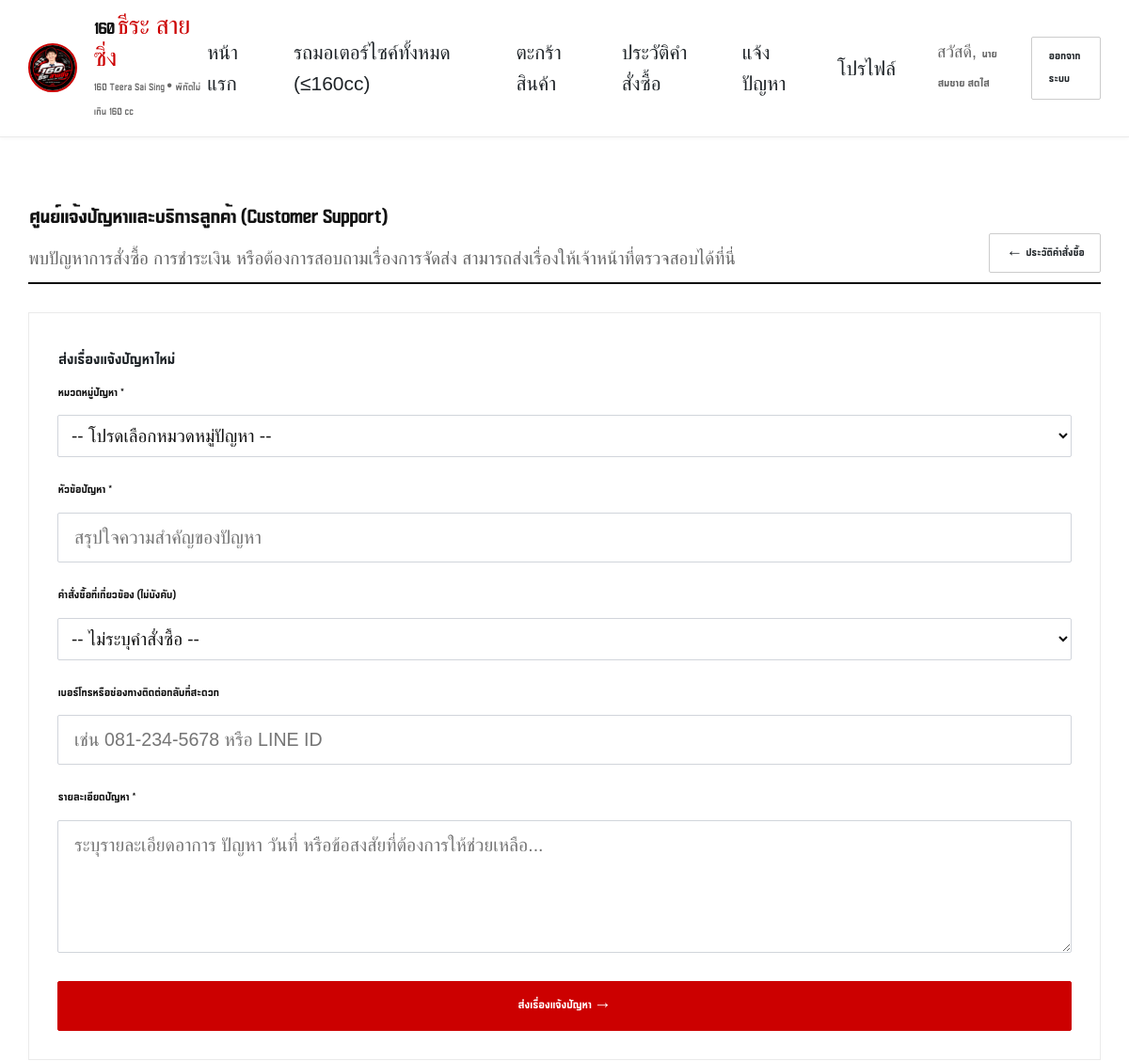
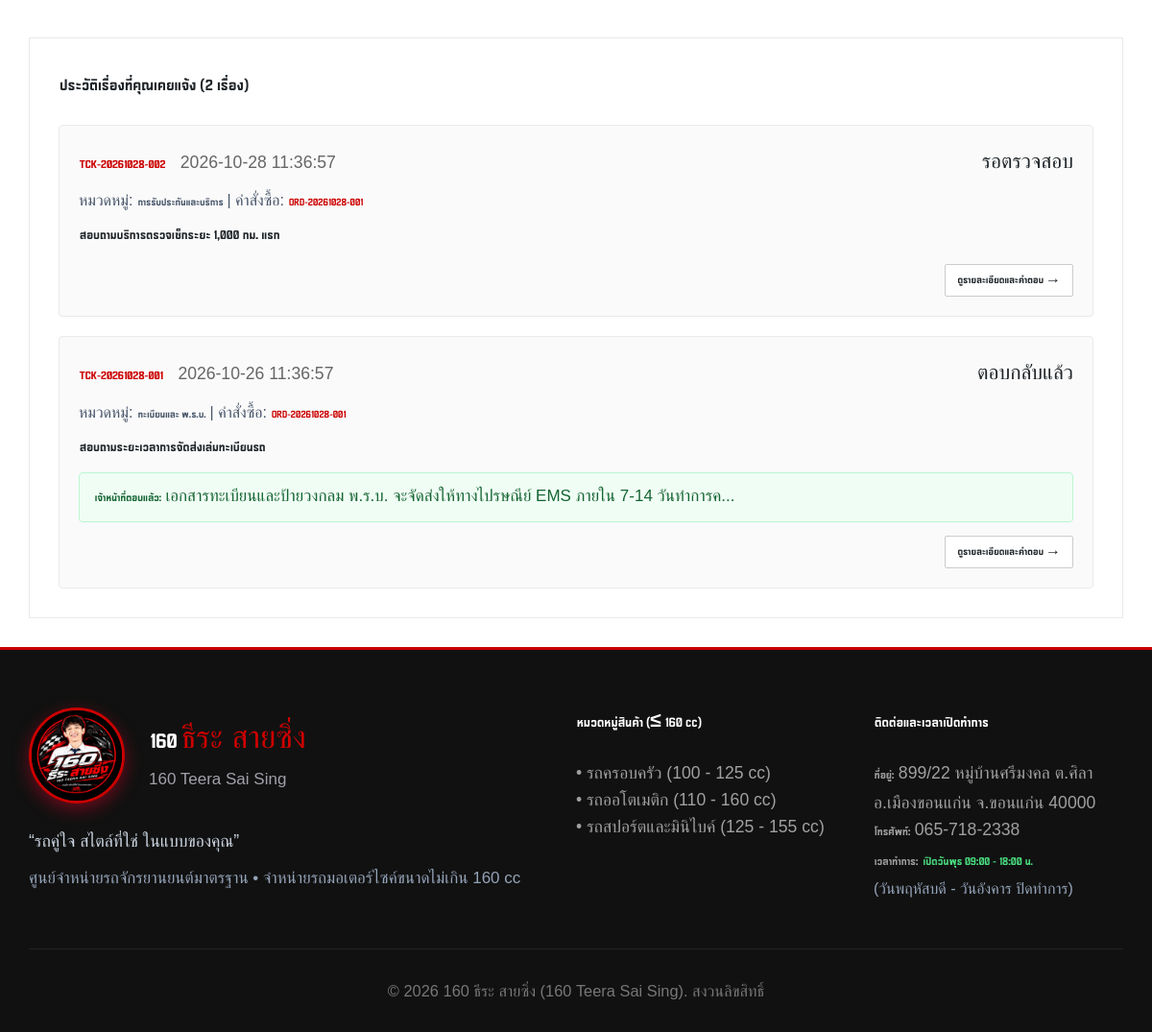
Page /tickets (signed in) on the committed database (2 pictures, top to bottom).
### tables this page shows
CREATE TABLE users (
        id INTEGER PRIMARY KEY AUTOINCREMENT,
        name TEXT NOT NULL,
        email TEXT NOT NULL UNIQUE,
        password_hash TEXT NOT NULL,
        role TEXT NOT NULL DEFAULT 'customer', -- 'admin' หรือ 'customer'
        phone TEXT,
        address TEXT,
        created_at TIMESTAMP DEFAULT CURRENT_TIMESTAMP
    , avatar TEXT, is_banned INTEGER DEFAULT 0, banned_at TIMESTAMP, banned_reason TEXT);

CREATE TABLE support_tickets (
        id INTEGER PRIMARY KEY AUTOINCREMENT,
        ticket_code TEXT NOT NULL UNIQUE,
        user_id INTEGER NOT NULL,
        category TEXT NOT NULL,
        subject TEXT NOT NULL,
        details TEXT NOT NULL,
        order_id INTEGER,
        contact_info TEXT,
        status TEXT NOT NULL DEFAULT 'รอตรวจสอบ',
        admin_reply TEXT,
        replied_by INTEGER,
        replied_at TIMESTAMP,
        created_at TIMESTAMP DEFAULT CURRENT_TIMESTAMP,
        updated_at TIMESTAMP DEFAULT CURRENT_TIMESTAMP,
        FOREIGN KEY (user_id) REFERENCES users(id)
    );

CREATE TABLE orders (
        id INTEGER PRIMARY KEY AUTOINCREMENT,
        order_number TEXT NOT NULL UNIQUE,
        user_id INTEGER NOT NULL,
        customer_name TEXT NOT NULL,
        customer_phone TEXT NOT NULL,
        customer_address TEXT NOT NULL,
        total_amount REAL NOT NULL,
        status TEXT NOT NULL DEFAULT 'รอชำระเงิน',
        created_at TIMESTAMP DEFAULT CURRENT_TIMESTAMP,
        updated_at TIMESTAMP DEFAULT CURRENT_TIMESTAMP, is_archived INTEGER DEFAULT 0, subtotal REAL DEFAULT 0.0, discount REAL DEFAULT 0.0, vat_rate REAL DEFAULT 0.07, vat_amount REAL DEFAULT 0.0, shipping_method TEXT DEFAULT 'pickup', shipping_fee REAL DEFAULT 0.0, is_shipping_estimated INTEGER DEFAULT 0, delivery_notes TEXT, is_restocked INTEGER DEFAULT 0,
        FOREIGN KEY (user_id) REFERENCES users(id)
    );

### routes/customer.py (the view, shortened to what this page needs)
@customer_bp.route('/tickets', methods=['GET', 'POST'])
@login_required
def tickets():
    conn = get_db_connection()
    my_tickets = conn.execute("""
        SELECT t.*, o.order_number
        FROM support_tickets t
        LEFT JOIN orders o ON t.order_id = o.id
        WHERE t.user_id = ?
        ORDER BY t.id DESC
    """, (session['user_id'],)).fetchall()
    my_orders = conn.execute("SELECT id, order_number FROM orders WHERE user_id = ? ORDER BY id DESC", (session['user_id'],)).fetchall()
    conn.close()
    return render_template('customer_tickets.html', tickets=my_tickets, orders=my_orders)

### app.py (called while the page is built)
@app.template_filter('thai_date')
def thai_date_filter(date_str):
    if not date_str:
        return '-'
    try:
        return str(date_str)[:19]
    except Exception:
        return str(date_str)

### database.py (called while the page is built)
def get_db_connection():
    os.makedirs(INSTANCE_DIR, exist_ok=True)
    conn = sqlite3.connect(DB_PATH)
    conn.row_factory = sqlite3.Row
    conn.execute("PRAGMA foreign_keys = ON;")
    return conn

### routes/auth.py (called while the page is built)
def login_required(f):
    @wraps(f)
    def decorated_function(*args, **kwargs):
        if 'user_id' not in session:
            flash('กรุณาเข้าสู่ระบบก่อนทำรายการ', 'warning')
            return redirect(url_for('auth.login', next=request.url))
        conn = get_db_connection()
        user = conn.execute("SELECT is_banned, banned_reason FROM users WHERE id = ?", (session['user_id'],)).fetchone()
        conn.close()
        if user and user['is_banned']:
            session.clear()
            reason = user['banned_reason'] or 'บัญชีของท่านถูกระงับการใช้งาน กรุณาติดต่อผู้ดูแลระบบ'
            flash(f'บัญชีของคุณถูกระงับการใช้งาน: {reason}', 'danger')
            return redirect(url_for('auth.login'))
        return f(*args, **kwargs)
    return decorated_function

### templates/customer_tickets.html (shortened to what this page needs)
{% extends 'base.html' %}
{% block content %}
  <div class="section-header">
    <div>
      <h2>ศูนย์แจ้งปัญหาและบริการลูกค้า (Customer Support)</h2>
      <p style="color: var(--text-muted); font-size: 0.95rem;">
        พบปัญหาการสั่งซื้อ การชำระเงิน หรือต้องการสอบถามเรื่องการจัดส่ง สามารถส่งเรื่องให้เจ้าหน้าที่ตรวจสอบได้ที่นี่
      </p>
    </div>
    <a href="{{ url_for('customer.orders') }}" class="btn btn-outline btn-sm">
      &larr; ประวัติคำสั่งซื้อ
    </a>
  </div>
  <div class="cart-layout">
    <div>
      <div class="summary-card" style="margin-bottom: 2rem;">
        <h3>ส่งเรื่องแจ้งปัญหาใหม่</h3>
        <form action="{{ url_for('customer.tickets') }}" method="POST">
          <div class="form-group" style="margin-bottom: 1rem;">
            <label for="category" style="font-weight: 700;">หมวดหมู่ปัญหา *</label>
            <select name="category" id="category" class="form-control" required style="font-size: 0.95rem; padding: 0.5rem;">
              <option value="">-- โปรดเลือกหมวดหมู่ปัญหา --</option>
            </select>
          </div>
          <div class="form-group" style="margin-bottom: 1rem;">
            <label for="subject" style="font-weight: 700;">หัวข้อปัญหา *</label>
            <input type="text" name="subject" id="subject" class="form-control" placeholder="สรุปใจความสำคัญของปัญหา" required>
          </div>
          <div class="form-group" style="margin-bottom: 1rem;">
            <label for="order_number" style="font-weight: 700;">คำสั่งซื้อที่เกี่ยวข้อง (ไม่บังคับ)</label>
            <select name="order_number" id="order_number" class="form-control" style="font-size: 0.95rem; padding: 0.5rem;">
              <option value="">-- ไม่ระบุคำสั่งซื้อ --</option>
            </select>
          </div>
          <div class="form-group" style="margin-bottom: 1rem;">
            <label for="contact_info" style="font-weight: 700;">เบอร์โทรหรือช่องทางติดต่อกลับที่สะดวก</label>
            <input type="text" name="contact_info" id="contact_info" class="form-control" placeholder="เช่น 081-234-5678 หรือ LINE ID">
          </div>
          <div class="form-group" style="margin-bottom: 1.5rem;">
            <label for="details" style="font-weight: 700;">รายละเอียดปัญหา *</label>
            <textarea name="details" id="details" class="form-control" rows="4" placeholder="ระบุรายละเอียดอาการ ปัญหา วันที่ หรือข้อสงสัยที่ต้องการให้ช่วยเหลือ..." required></textarea>
          </div>
          <button type="submit" class="btn btn-primary" style="width: 100%;">
            ส่งเรื่องแจ้งปัญหา &rarr;
          </button>
        </form>
      </div>
    </div>
    <div>
      <div class="summary-card">
        <h3>ประวัติเรื่องที่คุณเคยแจ้ง ({{ tickets|length }} เรื่อง)</h3>
        {% if tickets %}
          <div style="display: flex; flex-direction: column; gap: 1rem; margin-top: 1rem;">
            {% for t in tickets %}
              <div style="border: 1px solid var(--border-light); border-radius: var(--radius-sm); padding: 1rem; background: #fafafa;">
                <div style="display: flex; justify-content: space-between; align-items: flex-start; margin-bottom: 0.5rem; flex-wrap: wrap; gap: 0.5rem;">
                  <div>
                    <span style="font-weight: 800; color: var(--primary-red); font-size: 0.9rem;">{{ t.ticket_code }}</span>
                    <span style="font-size: 0.88rem; color: var(--text-muted); margin-left: 0.5rem;">{{ t.created_at|thai_date }}</span>
                  </div>
                  <div>
                    {% if t.status == 'รอตรวจสอบ' %}
                      <span class="badge-ticket badge-ticket-open">{{ t.status }}</span>
                    {% elif t.status == 'กำลังดำเนินการ' %}
                      <span class="badge-ticket badge-ticket-progress">{{ t.status }}</span>
                    {% elif t.status == 'ตอบกลับแล้ว' %}
                      <span class="badge-ticket badge-ticket-replied">{{ t.status }}</span>
                    {% else %}
                      <span class="badge-ticket badge-ticket-closed">{{ t.status }}</span>
                    {% endif %}
                  </div>
                </div>
                <div style="font-size: 0.8rem; color: #475569; margin-bottom: 0.25rem;">
                  หมวดหมู่: <strong>{{ t.category }}</strong>
                  {% if t.order_number %} | คำสั่งซื้อ: <strong style="color: var(--primary-red);">{{ t.order_number }}</strong>{% endif %}
                </div>
                <h4 style="font-size: 1rem; margin: 0 0 0.5rem 0; color: var(--dark-bg);">
                  <a href="{{ url_for('customer.ticket_detail', ticket_id=t.id) }}" style="color: inherit; text-decoration: none;">
                    {{ t.subject }}
                  </a>
                </h4>
                {% if t.admin_reply %}
                  <div style="background: #f0fdf4; border: 1px solid #bbf7d0; border-radius: 4px; padding: 0.5rem 0.75rem; font-size: 0.85rem; color: #166534; margin-bottom: 0.5rem;">
                    <strong>เจ้าหน้าที่ตอบแล้ว:</strong> {{ t.admin_reply[:80] }}{% if t.admin_reply|length > 80 %}...{% endif %}
                  </div>
                {% endif %}
                <div style="text-align: right;">
                  <a href="{{ url_for('customer.ticket_detail', ticket_id=t.id) }}" class="btn btn-outline btn-sm" style="font-size: 0.8rem; padding: 0.25rem 0.6rem;">
                    ดูรายละเอียดและคำตอบ &rarr;
                  </a>
                </div>
              </div>
            {% endfor %}
          </div>
        {% else %}
          <div style="padding: 2.5rem 1rem; text-align: center; color: var(--text-muted);">
            <p>คุณยังไม่เคยส่งเรื่องแจ้งปัญหา</p>
          </div>
        {% endif %}
      </div>
    </div>
  </div>
{% endblock %}

### templates/base.html (shortened to what this page needs)
<!DOCTYPE html>
<html lang="th">
<head>
  <link rel="stylesheet" href="{{ url_for('static', filename='css/style.css') }}">
</head>
<body>
  {% block navbar %}
  <header class="navbar">
    <div class="nav-container">
      <a href="{{ url_for('shop.home') }}" class="brand-logo">
        <img src="{{ shop_config.logo_url }}" alt="{{ shop_config.name }}">
        <div class="brand-text-wrap">
          <span class="brand-title">160 <span class="red">ธีระ สายซิ่ง</span></span>
          <span class="brand-subtitle">{{ shop_config.name_en }} &bull; พิกัดไม่เกิน 160 cc</span>
        </div>
      </a>
      <nav class="nav-links" id="navLinks">
        <a href="{{ url_for('shop.home') }}" class="nav-link">หน้าแรก</a>
        <a href="{{ url_for('shop.products') }}" class="nav-link">รถมอเตอร์ไซค์ทั้งหมด (≤160cc)</a>
        <a href="{{ url_for('shop.cart') }}" class="nav-link" id="navCartLink">
          ตะกร้าสินค้า
        </a>
        {% if is_logged_in %}
          {% if is_admin %}
            <a href="{{ url_for('admin.dashboard') }}" class="nav-link" style="color: var(--primary-red); font-weight: 700;">
              [แผงควบคุมแอดมิน]
            </a>
          {% else %}
            <a href="{{ url_for('customer.orders') }}" class="nav-link">ประวัติคำสั่งซื้อ</a>
            <a href="{{ url_for('customer.tickets') }}" class="nav-link">แจ้งปัญหา</a>
            <a href="{{ url_for('auth.profile') }}" class="nav-link" style="display: inline-flex; align-items: center; gap: 0.35rem;">
              โปรไฟล์
            </a>
          {% endif %}
        {% endif %}
        <div class="nav-auth">
          {% if is_logged_in %}
            <span style="font-size: 0.9rem; color: var(--text-muted); padding: 0 0.25rem;">
              สวัสดี, <strong>{{ current_user.name if current_user else 'คุณ' }}</strong>
            </span>
            <a href="{{ url_for('auth.logout') }}" class="btn btn-outline btn-sm">ออกจากระบบ</a>
          {% else %}
            <a href="{{ url_for('auth.login') }}" class="btn btn-outline btn-sm">เข้าสู่ระบบ</a>
            <a href="{{ url_for('auth.register') }}" class="btn btn-primary btn-sm">สมัครสมาชิก</a>
          {% endif %}
        </div>
      </nav>
    </div>
  </header>
  {% endblock %}
  {% block body_content %}
  <div class="main-wrapper" style="padding-bottom: 0;">
  </div>
  <main class="main-wrapper {% block wrapper_class %}{% endblock %}">
    {% block content %}{% endblock %}
  </main>
  {% endblock %}
  {% block footer %}
  <footer>
    <div class="footer-container">
      <div class="footer-grid">
        <div class="footer-col">
          <div style="margin-bottom: 1.25rem; display: flex; align-items: center; gap: 1.25rem;">
            <img src="{{ shop_config.logo_url }}" alt="{{ shop_config.name }}" style="height: 100px; width: 100px; min-width: 100px; border-radius: 50%; object-fit: cover; border: 3px solid var(--primary-red); box-shadow: 0 6px 18px rgba(217, 4, 41, 0.45);">
            <div>
              <span style="font-size: 1.65rem; font-weight: 900; color: white; display: block; line-height: 1.2;">160 <span style="color: var(--primary-red);">ธีระ สายซิ่ง</span></span>
              <span style="font-size: 0.85rem; color: #a1a1aa; font-weight: 500;">{{ shop_config.name_en }}</span>
            </div>
          </div>
          <p style="color: #cbd5e1; font-weight: 500;">
            &ldquo;{{ shop_config.slogan }}&rdquo;
          </p>
          <p style="margin-top: 0.5rem; font-size: 0.85rem; color: #94a3b8;">
            {{ shop_config.business_type }} • {{ shop_config.type }}
          </p>
        </div>
        <div class="footer-col">
          <h3>หมวดหมู่สินค้า (≤ 160 cc)</h3>
          <p><a href="{{ url_for('shop.products', category='ครอบครัว') }}" style="color: inherit; text-decoration: none;">• รถครอบครัว (100 - 125 cc)</a></p>
          <p><a href="{{ url_for('shop.products', category='ออโตเมติก') }}" style="color: inherit; text-decoration: none;">• รถออโตเมติก (110 - 160 cc)</a></p>
          <p><a href="{{ url_for('shop.products', category='สปอร์ต/มินิ') }}" style="color: inherit; text-decoration: none;">• รถสปอร์ตและมินิไบค์ (125 - 155 cc)</a></p>
        </div>
        <div class="footer-col">
          <h3>ติดต่อและเวลาเปิดทำการ</h3>
          <p><strong>ที่อยู่:</strong> {{ shop_config.address }}</p>
          <p><strong>โทรศัพท์:</strong> {{ shop_config.phone }}</p>
          <p><strong>เวลาทำการ:</strong> <span style="color: #4ade80; font-weight: 700;">เปิดวันพุธ 09:00 - 18:00 น.</span></p>
          <p style="font-size: 0.8rem; color: #94a3b8;">(วันพฤหัสบดี - วันอังคาร ปิดทำการ)</p>
        </div>
      </div>
      <div class="footer-bottom">
        <p>&copy; 2026 {{ shop_config.name }} ({{ shop_config.name_en }}). สงวนลิขสิทธิ์</p>
      </div>
    </div>
  </footer>
  {% endblock %}
</body>
</html>

### rows in the picture
users: name "นายสมชาย สดใส"
support_tickets: ticket_code "TCK-20261028-002", created_at|thai_date "2026-10-28 11:36:57", status "รอตรวจสอบ", category "การรับประกันและบริการ", order_number "ORD-20261028-001", subject "สอบถามบริการตรวจเช็กระยะ 1,000 กม. แรก"
support_tickets: ticket_code "TCK-20261028-001", created_at|thai_date "2026-10-26 11:36:57", status "ตอบกลับแล้ว", category "ทะเบียนและ พ.ร.บ.", order_number "ORD-20261028-001", subject "สอบถามระยะเวลาการจัดส่งเล่มทะเบียนรถ", admin_reply "เอกสารทะเบียนและป้ายวงกลม พ.ร.บ. จะจัดส่งให้ทางไปรษณีย์ EMS ภายใน 7-14 วันทำการค"

### other values in the picture
{{ shop_config.name_en }} "160 Teera Sai Sing"
{{ tickets|length }} "2"
{{ shop_config.slogan }} "รถคู่ใจ สไตล์ที่ใช่ ในแบบของคุณ"
{{ shop_config.business_type }} "ศูนย์จำหน่ายรถจักรยานยนต์มาตรฐาน"
{{ shop_config.type }} "จำหน่ายรถมอเตอร์ไซค์ขนาดไม่เกิน 160 cc"
{{ shop_config.address }} "899/22 หมู่บ้านศรีมงคล ต.ศิลา อ.เมืองขอนแก่น จ.ขอนแก่น 40000"
{{ shop_config.phone }} "065-718-2338"
{{ shop_config.name }} "160 ธีระ สายซิ่ง"
